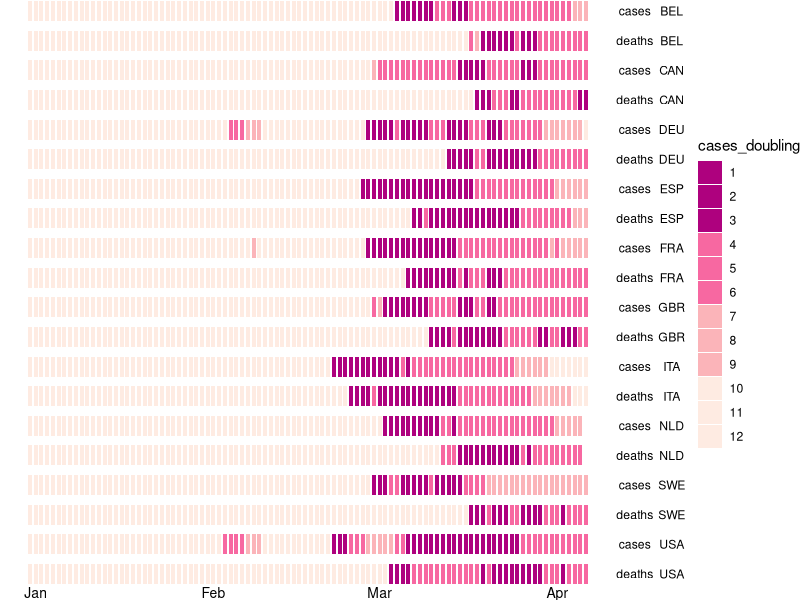

Write R code to recreate this figure.
## ---- chunk 1

knitr::opts_chunk$set(echo=TRUE, collapse = TRUE)

libload<-function(...) {
    libs<-unlist(list(...))
    req<-unlist(lapply(libs,require,character.only=TRUE))
    need<-libs[req==FALSE]
    if(length(need)>0){ 
        install.packages(need, repos = "https://ftp.fau.de/cran/")
        lapply(need, require, character.only=TRUE)
    }
}
packages <- c("data.table", "ggplot2", "dplyr", "stats", "RColorBrewer", "readr", "here", "scales")
libload(packages)


`%notin%` <- function(x,y) !(x %in% y) 

## ---- chunk 2

## Doubling time for new cases and deaths ##
#################################################

### Plot 1: Doubling times for new cases
###         Doubling times for new deaths

world.cum.cases <- read_csv(here("static", "data", "WorldCasesDeaths-10.csv"))

country.codes <- unique(world.cum.cases$countryterritoryCode)
country.n.data <- world.cum.cases[world.cum.cases$countryterritoryCode == country.codes[2],] 
world.cum.cases$cases_doubling <- as.factor(world.cum.cases$cases_doubling )

###                   darkest
heat.colors <- c(rep('#AE017E', 3), rep('#F768A1', 3), rep('#FBB4B9',3), rep( '#FEEBE2', 3))
names(heat.colors) <- 1:12

#case.double.cols <- heat.colors[country.n.data$cases_doubling]

heatcumcase.plot <- ggplot(data=world.cum.cases) +
            geom_tile(aes(x= as.Date(dateRep), y=1, width=0.7, height = 0.5, fill= cases_doubling)) +
            scale_fill_manual(values=heat.colors ) +
            scale_x_date(name='Date') + 
            theme_void() +
            theme(axis.text.x = element_text(size = 10)) 
#                  axis.ticks = element_blank()) 
         
heatcum.facet <- heatcumcase.plot + facet_grid(countryterritoryCode + case_type ~ .)
#heatcum.country.facet <- heatcum.facet + facet_grid(countryterritoryCode ~ .)

print(heatcum.facet)

